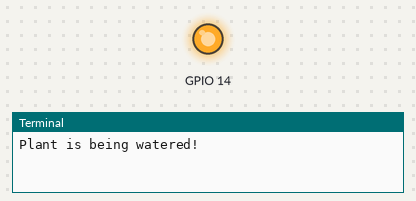
A program run on a simulated Raspberry Pi (BCM pin numbers), started with the argument 3. Shown: output pins drawn as LEDs (lit = HIGH), the last lines printed to the terminal. At 3.0 s the program stops and its outputs stay as they are.

Above: at 0.1 s.
At 3.1 s:
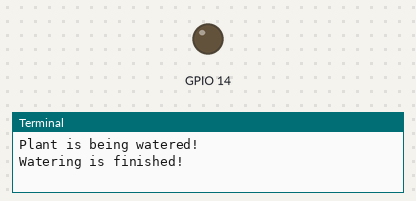
Timing chart, 0 to 4.5 s (numbered marks = the images above):
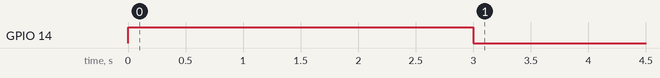

The program:

water.py
```python
from classes import Hardware
import time
import sys

RELAY = Hardware.Relay(14, False)


def water_plant(relay, seconds):
    print("Plant is being watered!")
    relay.on()
    time.sleep(seconds)
    print("Watering is finished!")
    relay.off()


def main():
    water_plant(RELAY, int(sys.argv[1], 10))


main()
```

Hardware.py
```python
from gpiozero import OutputDevice

class Relay(OutputDevice):
    def __init__(self, pin, active_high):
        super(Relay, self).__init__(pin, True)
```

Measured:
- by itself, GPIO 14: LOW → HIGH at 0.00 s, → LOW 3.0 s later
